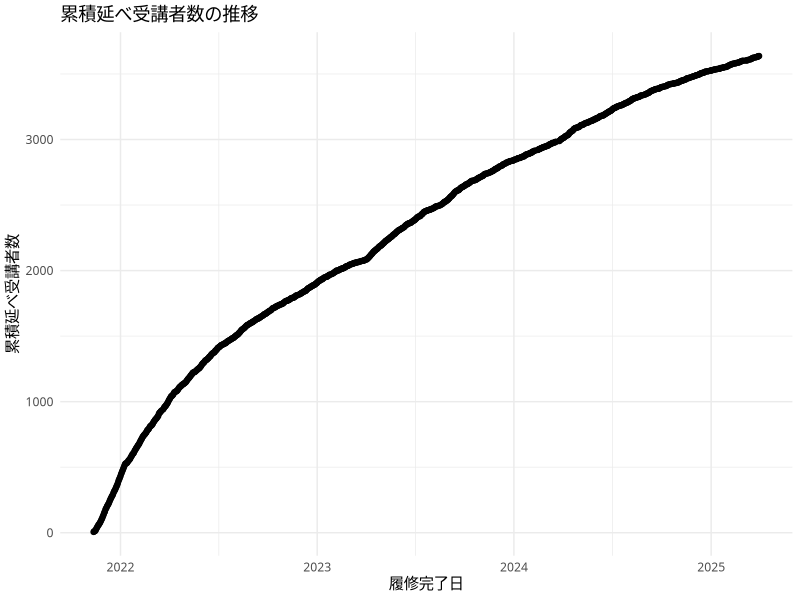
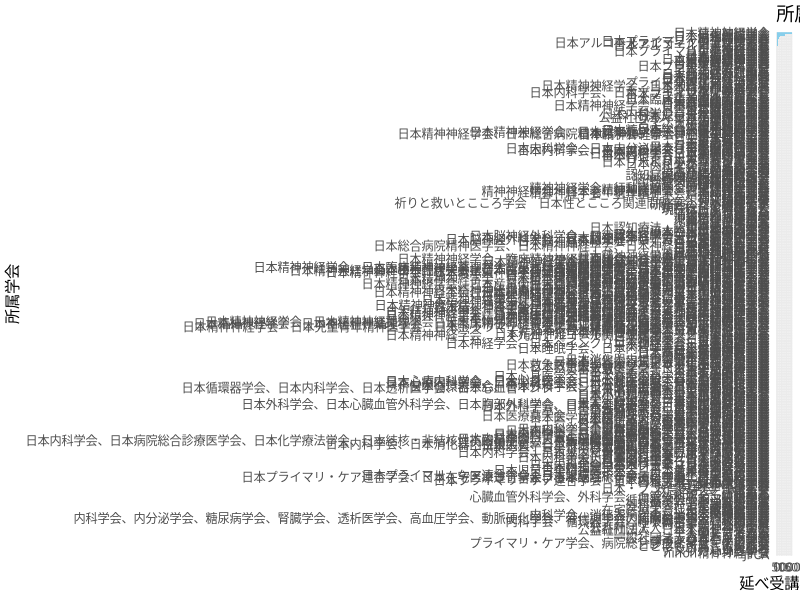

Here is the R script that generated these plots, in order:
## ---- chunk 1
knitr::opts_chunk$set(echo = TRUE, message = FALSE, warning = FALSE)

# 必要なパッケージの読み込み（なければインストール）
required_packages <- c("readxl", "dplyr", "lubridate", "ggplot2", "sf", "knitr", "kableExtra")
new_packages <- required_packages[!(required_packages %in% installed.packages()[,"Package"])]
if(length(new_packages)) install.packages(new_packages, repos = "https://cran.rstudio.com/")

library(readxl)
library(dplyr)
library(lubridate)
library(ggplot2)
# library(jpmap) # jpmapは利用不可のため除外
library(sf)
library(knitr)
library(kableExtra)
## ---- chunk 2
# Excelファイルの読み込み
df <- read_excel("eLearning_data_250409.xlsx")

# 列名を確認
# print(colnames(df)) # ["所属学会", "生年月日", "勤務先名称", "所属(部署)", "勤務先都道府県", "履修完了日"]

# 履修完了日をDate型に変換
df <- df %>%
  mutate(履修完了日 = as.Date(履修完了日))

# 簡単なデータ確認
# head(df)
# summary(df)
## ---- chunk 3
# 履修完了日ごとに延べ受講者数を集計し、累積数を計算
cumulative_users <- df %>%
  filter(!is.na(履修完了日)) %>% # 念のためNAを除外
  group_by(履修完了日) %>%
  summarise(日次受講者数 = n()) %>%
  arrange(履修完了日) %>%
  mutate(累積延べ受講者数 = cumsum(日次受講者数))

# 累積推移グラフの描画
ggplot(cumulative_users, aes(x = 履修完了日, y = 累積延べ受講者数)) +
  geom_line() +
  geom_point() +
  labs(title = "累積延べ受講者数の推移", x = "履修完了日", y = "累積延べ受講者数") +
  theme_minimal() + theme(text = element_text(family = "HiraginoSans-W3"))

## ---- chunk 4
# 勤務先都道府県ごとに延べ受講者数を集計
pref_users <- df %>%
  filter(!is.na(勤務先都道府県) & 勤務先都道府県 != "") %>% # 欠損値や空文字を除外
  group_by(勤務先都道府県) %>%
  summarise(延べ受講者数 = n()) %>%
  arrange(desc(延べ受講者数)) # 受講者数が多い順にソート

# 表の表示
kable(pref_users, caption = "勤務先都道府県別 延べ受講者数") %>%
  kable_styling(bootstrap_options = c("striped", "hover", "condensed"), full_width = F)

## ---- chunk 5
# 所属学会ごとに延べ受講者数を集計
society_users <- df %>%
  filter(!is.na(所属学会) & 所属学会 != "") %>% # 欠損値や空文字を除外
  group_by(所属学会) %>%
  summarise(延べ受講者数 = n()) %>%
  arrange(desc(延べ受講者数))

# 表の表示
kable(society_users, caption = "所属学会別 延べ受講者数") %>%
  kable_styling(bootstrap_options = c("striped", "hover", "condensed"), full_width = F)

# 棒グラフの描画（上位N件などに絞ることも可能）
# 上位15件を表示する場合
# society_users_top <- society_users %>% top_n(15, 延べ受講者数)
ggplot(society_users, aes(x = reorder(所属学会, 延べ受講者数), y = 延べ受講者数)) +
  geom_bar(stat = "identity", fill = "skyblue") +
  coord_flip() + # 横向き棒グラフ
  labs(title = "所属学会別 延べ受講者数", x = "所属学会", y = "延べ受講者数") +
  theme_minimal() + theme(text = element_text(family = "HiraginoSans-W3"))
